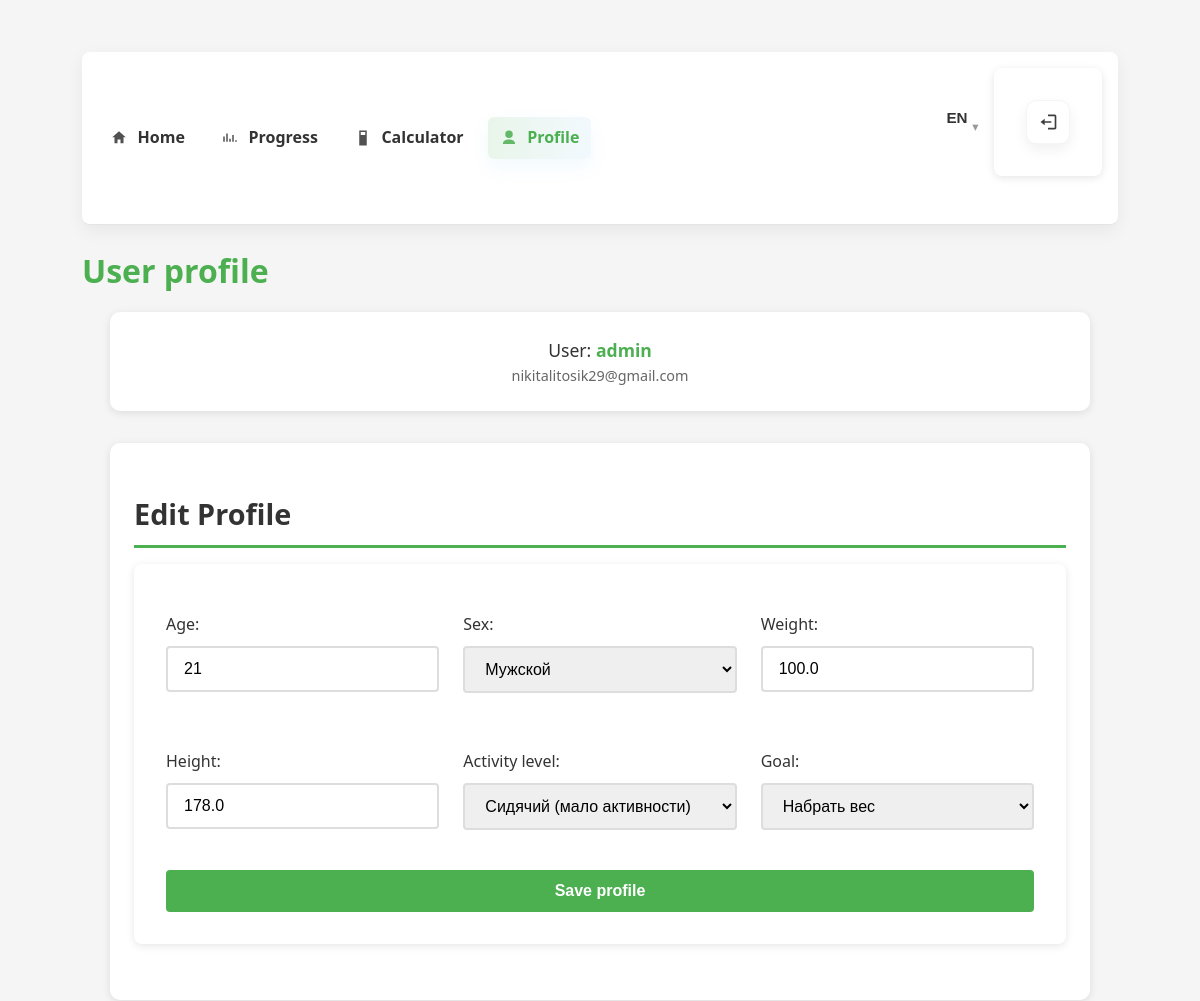
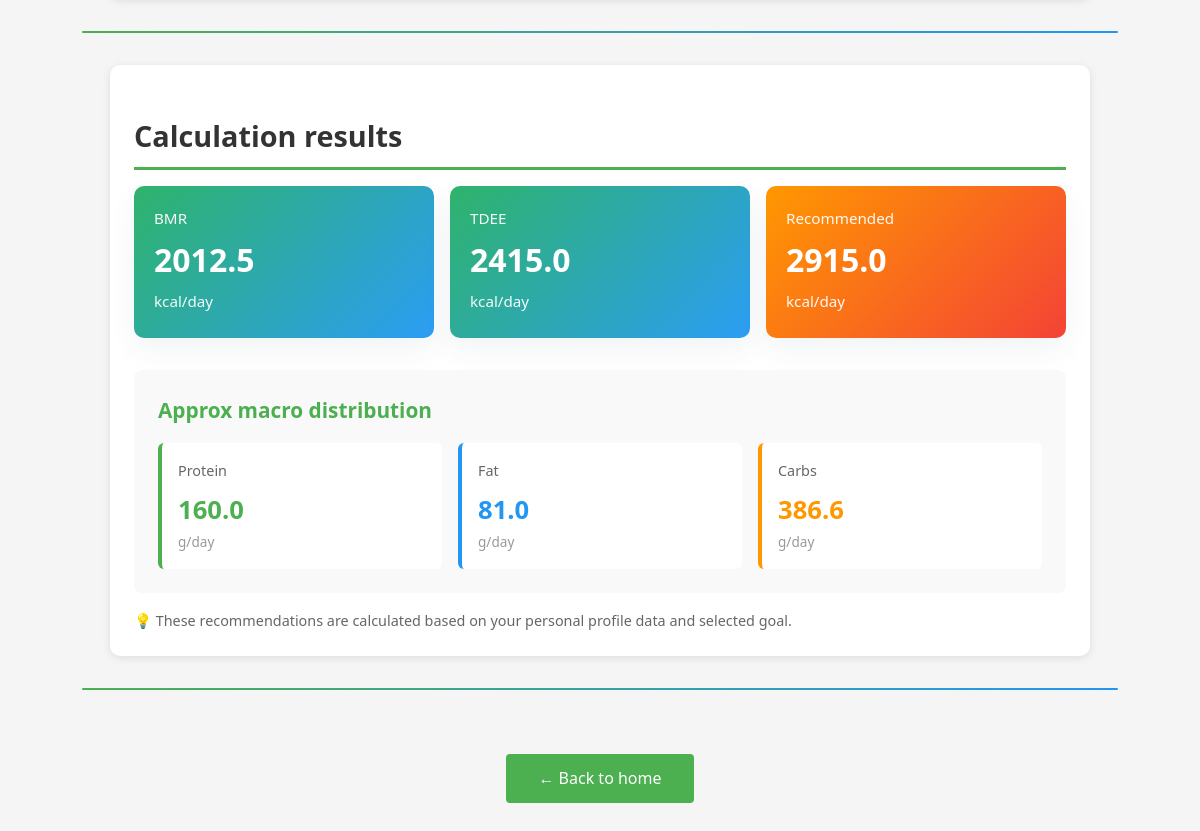
/nutrition/profile/ (signed in), run on an earlier commit of the app's database (2 pictures, top to bottom).
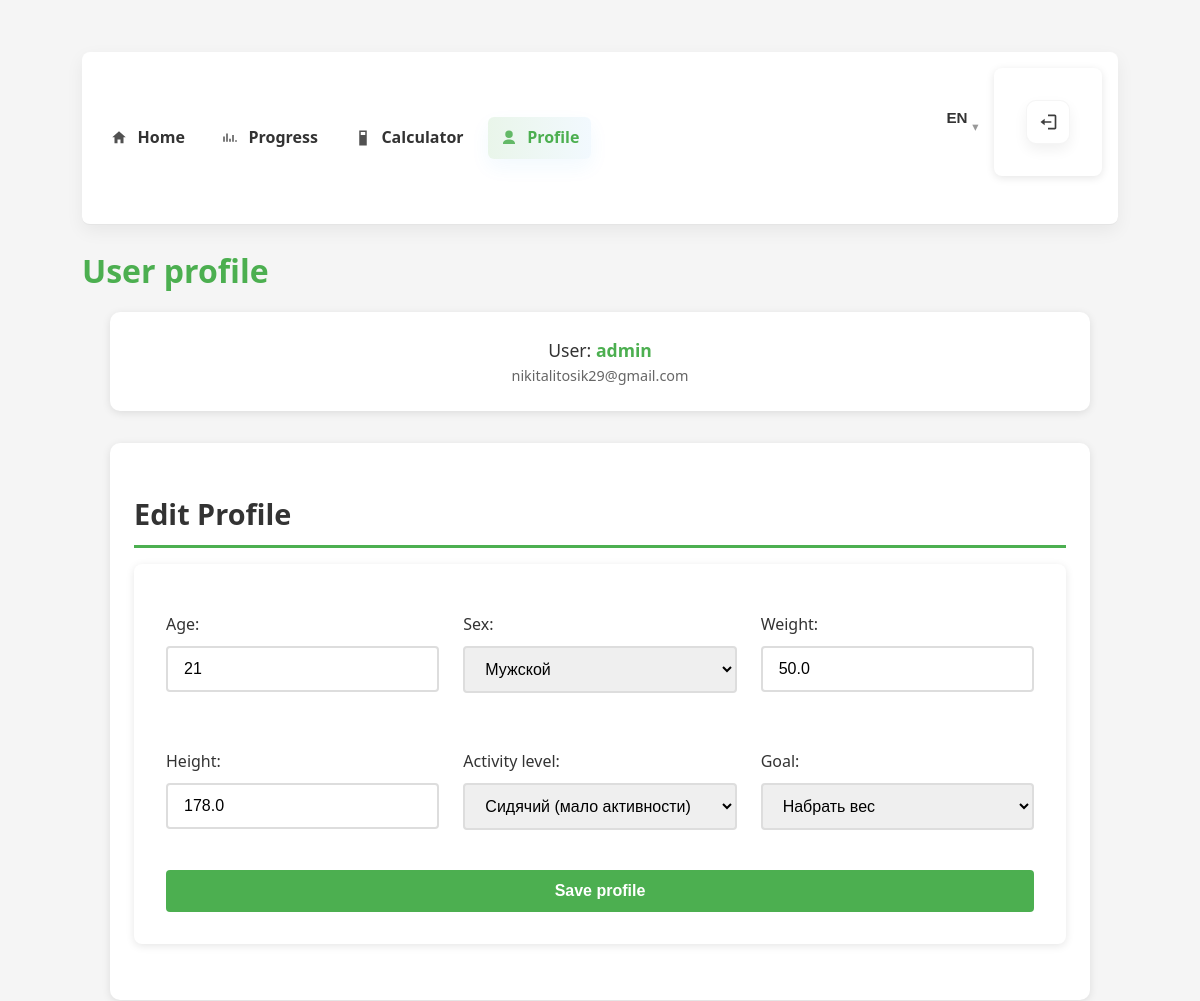
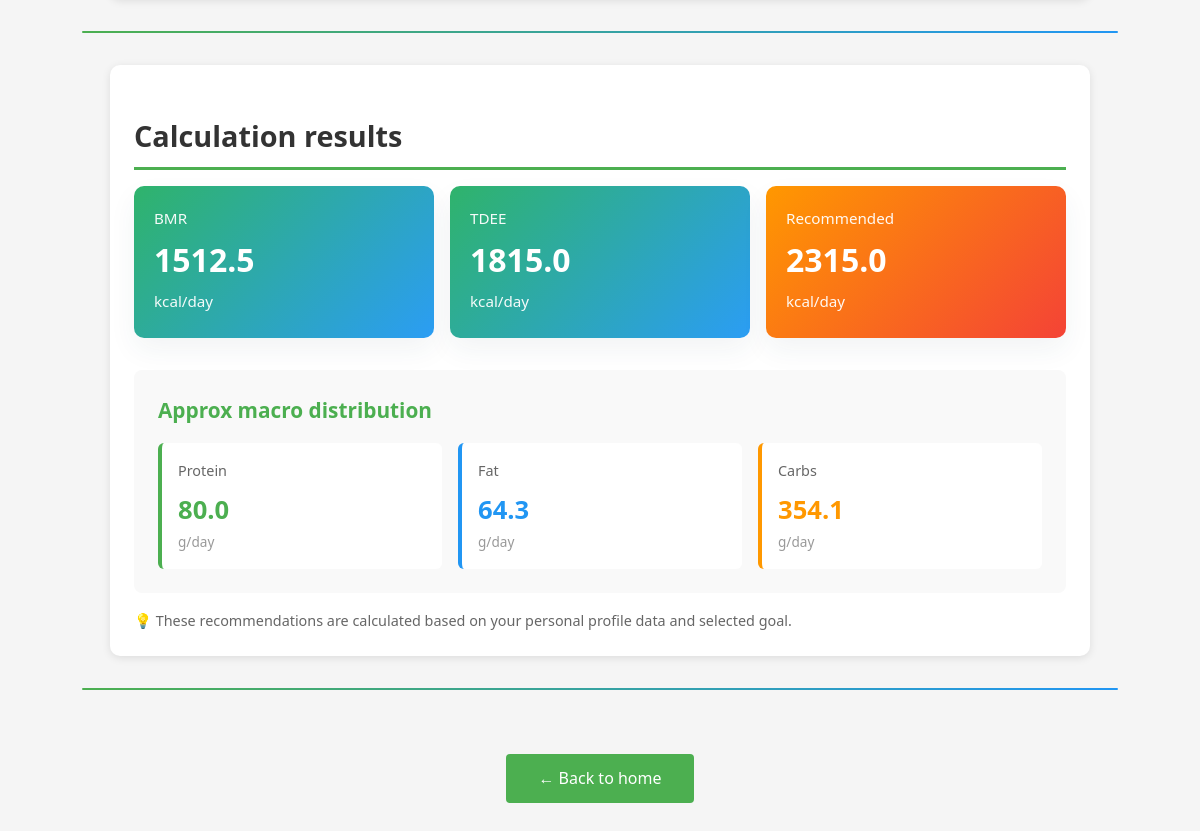
And on a later commit of the database (2 pictures, top to bottom).
### nutrition/models.py (models this page shows, shortened)
class Profile(models.Model):
    user = models.OneToOneField(settings.AUTH_USER_MODEL, on_delete=models.CASCADE)
    age = models.PositiveIntegerField(null=True, blank=True)
    sex = models.CharField(max_length=1, choices=(('M','Мужской'),('F','Женский')), blank=True)
    weight = models.FloatField(null=True, blank=True, help_text='kg')
    height = models.FloatField(null=True, blank=True, help_text='cm')
    activity_level = models.CharField(
        max_length=10,
        choices=(
            ('1.2','Сидячий (мало активности)'),
            ('1.375','Легкая активность'),
            ('1.55','Умеренная активность'),
            ('1.725','Высокая активность'),
            ('1.9','Очень активный')
        ),
        blank=True
    )
    goal = models.CharField(max_length=10, choices=(('lose','Похудеть'),('maintain','Поддержать вес'),('gain','Набрать вес')), blank=True)

### nutrition/views.py (the view)
# urls.py: path('profile/', views.profile, name='profile'),
@login_required
def profile(request):
    profile, _ = Profile.objects.get_or_create(user=request.user)
    if request.method == 'POST':
        form = ProfileForm(request.POST, instance=profile)
        if form.is_valid():
            form.save()
            return redirect('nutrition:home')
    else:
        form = ProfileForm(instance=profile)
    recommendation = None
    if profile.age and profile.weight and profile.height and profile.activity_level and profile.goal:
        profile_data = {
            'age': profile.age,
            'sex': profile.sex,
            'weight': profile.weight,
            'height': profile.height,
            'activity_level': profile.activity_level,
            'goal': profile.goal
        }
        recommendation = _compute_recommendation(profile_data)
    return render(request, 'nutrition/profile.html', {
        'form': form,
        'recommendation': recommendation
    })

### nutrition/forms.py
class ProfileForm(forms.ModelForm):
    class Meta:
        model = Profile
        fields = ['age', 'sex', 'weight', 'height', 'activity_level', 'goal']

### nutrition/templates/nutrition/profile.html (shortened to what the changed rows need)
{% load i18n %}
{% load static %}
<!DOCTYPE html>
<html>
<head>
    <link rel="stylesheet" href="{% static 'nutrition/style.css' %}">
</head>
<body>
<div id="root">
<h1>{% trans "User profile" %}</h1>
<div class="card">
    <h2>{% trans "Edit Profile" %}</h2>
    <form method="post">
        <div style="display: grid; grid-template-columns: repeat(auto-fit, minmax(250px, 1fr)); gap: 1.5rem;">
            {% for field in form %}
                <div>
                    {{ field.label_tag }}
                    {% if field.field.widget.input_type == 'select' %}
                        {{ field }}
                    {% else %}
                        {{ field }}
                    {% endif %}
                </div>
            {% endfor %}
        </div>
    </form>
</div>
{% if recommendation %}
<div class="card">
    <h2>{% trans "Calculation results" %}</h2>
    <div class="summary" style="margin-bottom: 2rem;">
        <div class="summary-card">
            <div class="label">BMR</div>
            <div class="value">{{ recommendation.bmr }}</div>
            <div class="label">kcal/day</div>
        </div>
        <div class="summary-card">
            <div class="label">TDEE</div>
            <div class="value">{{ recommendation.tdee }}</div>
            <div class="label">kcal/day</div>
        </div>
        <div class="summary-card" style="background: linear-gradient(135deg, #FF9800, #F44336);">
            <div class="label">{% trans "Recommended" %}</div>
            <div class="value">{{ recommendation.recommended_kcal }}</div>
            <div class="label">kcal/day</div>
        </div>
    </div>
    <div style="background: #f9f9f9; padding: 1.5rem; border-radius: 8px; margin-bottom: 1rem;">
        <h3 style="margin-top: 0; color: var(--primary-color);">{% trans "Approx macro distribution" %}</h3>
        <div style="display: grid; grid-template-columns: repeat(auto-fit, minmax(150px, 1fr)); gap: 1rem;">
            <div style="background: white; padding: 1rem; border-radius: 6px; border-left: 4px solid #4CAF50;">
                <div style="font-size: 0.9rem; color: #666; margin-bottom: 0.5rem;">{% trans "Protein" %}</div>
                <div style="font-size: 1.6rem; font-weight: 700; color: #4CAF50;">{{ recommendation.protein_g }}</div>
                <div style="font-size: 0.85rem; color: #999;">g/day</div>
            </div>
            <div style="background: white; padding: 1rem; border-radius: 6px; border-left: 4px solid #2196F3;">
                <div style="font-size: 0.9rem; color: #666; margin-bottom: 0.5rem;">{% trans "Fat" %}</div>
                <div style="font-size: 1.6rem; font-weight: 700; color: #2196F3;">{{ recommendation.fat_g }}</div>
                <div style="font-size: 0.85rem; color: #999;">g/day</div>
            </div>
            <div style="background: white; padding: 1rem; border-radius: 6px; border-left: 4px solid #FF9800;">
                <div style="font-size: 0.9rem; color: #666; margin-bottom: 0.5rem;">{% trans "Carbs" %}</div>
                <div style="font-size: 1.6rem; font-weight: 700; color: #FF9800;">{{ recommendation.carbs_g }}</div>
                <div style="font-size: 0.85rem; color: #999;">g/day</div>
            </div>
        </div>
    </div>
    <p style="color: #666; font-size: 0.9rem; margin-top: 1rem;">
        💡 {% trans "These recommendations are calculated based on your personal profile data and selected goal." %}
    </p>
</div>
{% else %}
<div style="background: #e3f2fd; padding: 1.5rem; border-radius: 8px; border-left: 4px solid #2196F3; margin-top: 2rem;">
    <p style="margin: 0; color: #1565c0;">
        ℹ️ {% trans "Fill in your profile information above to see personalized calorie and macro recommendations." %}
    </p>
</div>
{% endif %}
</div>
</body>
</html>

What changed in the data, as far as the page shows it:
changed Profile "Мужской": weight "100.0" → "50.0"
Also different on the page:
{{ recommendation.bmr }}: "2012.5" → "1512.5"
{{ recommendation.tdee }}: "2415.0" → "1815.0"
{{ recommendation.recommended_kcal }}: "2915.0" → "2315.0"
{{ recommendation.protein_g }}: "160.0" → "80.0"
{{ recommendation.fat_g }}: "81.0" → "64.3"
{{ recommendation.carbs_g }}: "386.6" → "354.1"
